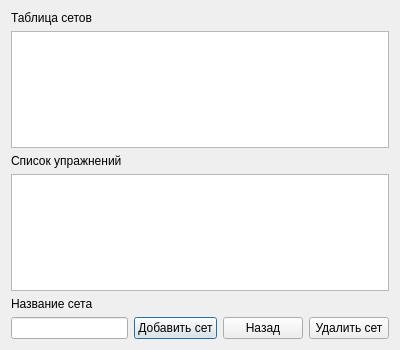
<?xml version="1.0" encoding="UTF-8"?>
<ui version="4.0">
 <class>sets</class>
 <widget class="QDialog" name="sets">
  <property name="geometry">
   <rect>
    <x>0</x>
    <y>0</y>
    <width>400</width>
    <height>350</height>
   </rect>
  </property>
  <property name="sizePolicy">
   <sizepolicy hsizetype="Expanding" vsizetype="Expanding">
    <horstretch>0</horstretch>
    <verstretch>0</verstretch>
   </sizepolicy>
  </property>
  <property name="windowTitle">
   <string>FitApp - сеты</string>
  </property>
  <layout class="QVBoxLayout" name="verticalLayout_4">
   <item>
    <layout class="QVBoxLayout" name="verticalLayout_2">
     <item>
      <widget class="QLabel" name="label_2">
       <property name="text">
        <string>Таблица сетов</string>
       </property>
      </widget>
     </item>
     <item>
      <widget class="QTableWidget" name="exercise_tableWidget"/>
     </item>
    </layout>
   </item>
   <item>
    <layout class="QVBoxLayout" name="verticalLayout">
     <item>
      <widget class="QLabel" name="label">
       <property name="text">
        <string>Список упражнений</string>
       </property>
      </widget>
     </item>
     <item>
      <widget class="QTableWidget" name="exerciseSelect_tableWidget"/>
     </item>
    </layout>
   </item>
   <item>
    <layout class="QVBoxLayout" name="verticalLayout_3">
     <item>
      <widget class="QLabel" name="label_3">
       <property name="layoutDirection">
        <enum>Qt::RightToLeft</enum>
       </property>
       <property name="text">
        <string>Название сета</string>
       </property>
       <property name="alignment">
        <set>Qt::AlignLeading|Qt::AlignLeft|Qt::AlignVCenter</set>
       </property>
      </widget>
     </item>
     <item>
      <layout class="QHBoxLayout" name="horizontalLayout_2">
       <item>
        <widget class="QLineEdit" name="setname_lineEdit"/>
       </item>
       <item>
        <layout class="QHBoxLayout" name="horizontalLayout">
         <item>
          <widget class="QPushButton" name="addSet_pushButton">
           <property name="text">
            <string>Добавить сет</string>
           </property>
          </widget>
         </item>
         <item>
          <widget class="QPushButton" name="pushButton">
           <property name="text">
            <string>Назад</string>
           </property>
          </widget>
         </item>
         <item>
          <widget class="QPushButton" name="deleteSet_pushButton">
           <property name="text">
            <string>Удалить сет</string>
           </property>
          </widget>
         </item>
        </layout>
       </item>
      </layout>
     </item>
    </layout>
   </item>
  </layout>
 </widget>
 <resources/>
 <connections/>
</ui>
